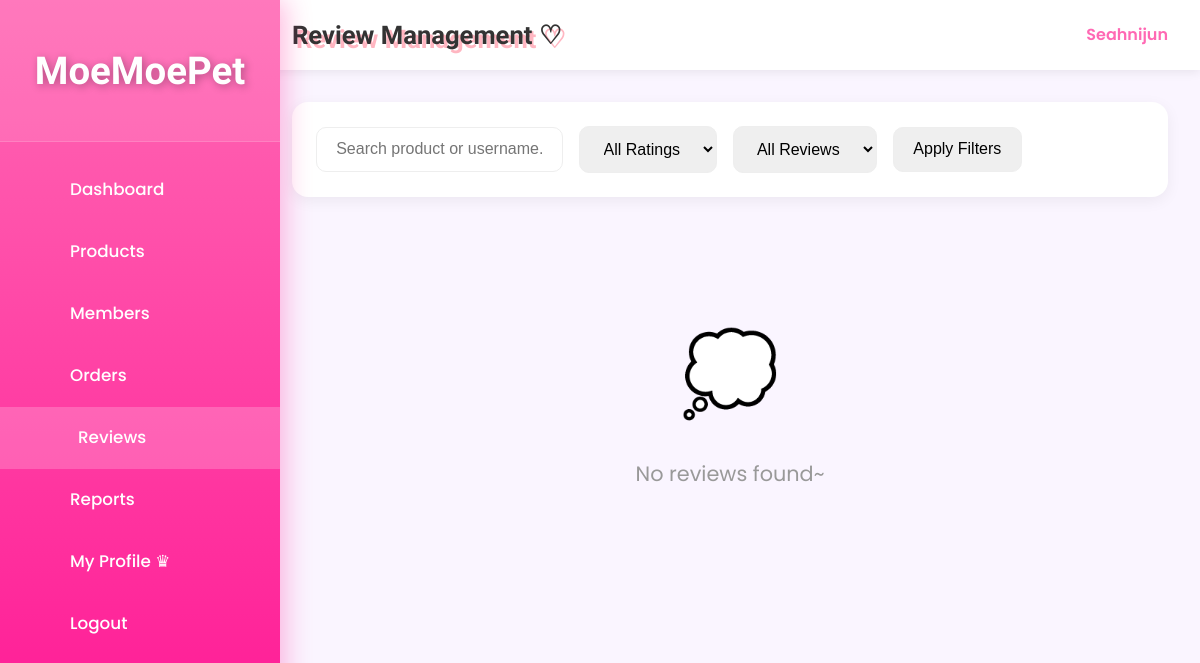
Page /admin/review_list.php (signed in) on the earlier database version.
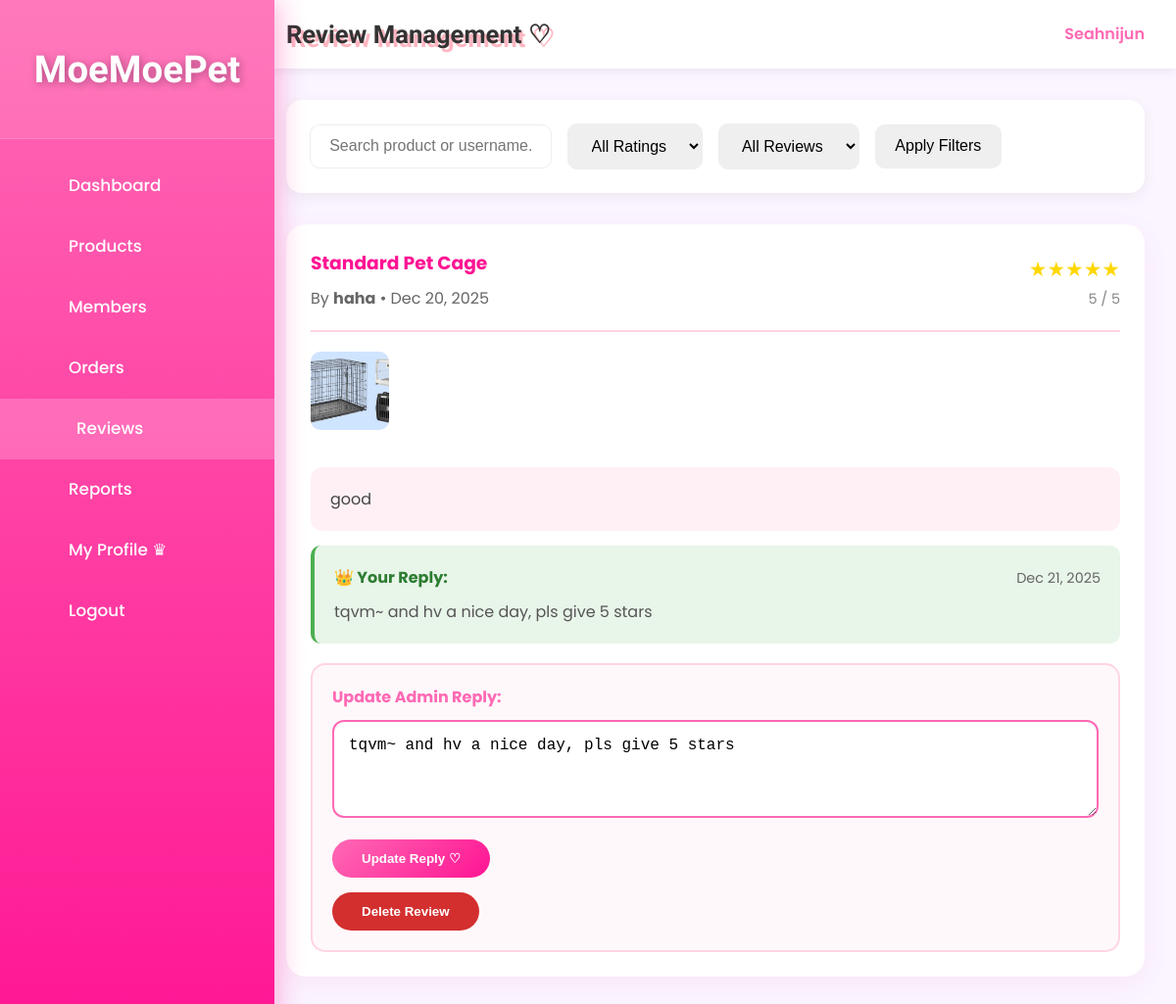
Same page on the later database version.
### tables this page shows
CREATE TABLE `product_reviews` (
  `review_id` int(11) NOT NULL,
  `product_id` int(11) NOT NULL,
  `user_id` int(11) NOT NULL,
  `order_id` int(11) NOT NULL,
  `rating` tinyint(1) NOT NULL CHECK (`rating` >= 1 and `rating` <= 5),
  `review_text` text DEFAULT NULL,
  `review_date` datetime NOT NULL DEFAULT current_timestamp(),
  `updated_at` datetime DEFAULT NULL ON UPDATE current_timestamp(),
  `is_verified_purchase` tinyint(1) DEFAULT 1,
  `admin_reply` text DEFAULT NULL,
  `admin_reply_date` datetime DEFAULT NULL
);

CREATE TABLE `product` (
  `product_id` int(11) NOT NULL,
  `product_code` varchar(20) NOT NULL,
  `product_name` varchar(200) NOT NULL,
  `description` text DEFAULT NULL,
  `price` decimal(10,2) NOT NULL,
  `stock_quantity` int(11) DEFAULT 0,
  `category_id` int(11) NOT NULL,
  `is_active` tinyint(1) DEFAULT 1,
  `created_at` datetime DEFAULT current_timestamp(),
  `updated_at` datetime DEFAULT current_timestamp() ON UPDATE current_timestamp(),
  `photo_name` varchar(255) NOT NULL,
  `average_rating` decimal(3,2) DEFAULT 0.00,
  `review_count` int(11) DEFAULT 0
);

CREATE TABLE `users` (
  `id` int(11) NOT NULL,
  `username` varchar(50) NOT NULL,
  `email` varchar(100) NOT NULL,
  `phone` varchar(20) NOT NULL,
  `home_address` varchar(255) NOT NULL,
  `password` varchar(255) NOT NULL,
  `reset_token` varchar(255) DEFAULT NULL,
  `reset_token_expiry` datetime DEFAULT NULL,
  `role` enum('member','admin') NOT NULL DEFAULT 'member',
  `created_at` datetime DEFAULT current_timestamp(),
  `profile_pic` varchar(255) DEFAULT NULL,
  `locked` tinyint(1) DEFAULT 0,
  `lock_reason` varchar(255) DEFAULT NULL,
  `locked_at` datetime DEFAULT NULL
);

### _base.php (called while the page is built, shortened)
<?php
function encode($value) {
    return htmlentities($value);
}
?>

### admin/review_list.php (the view, shortened to what this page needs)
<?php
require '../_base.php';
$page = max(1, (int)($_GET['page'] ?? 1));
$limit = 10;
$offset = ($page - 1) * $limit;
$filter_rating = $_GET['rating'] ?? 'all';
$filter_replied = $_GET['replied'] ?? 'all';
$search = trim($_GET['search'] ?? '');
$where = 'WHERE 1=1';
$params = [];
$sql = "
    SELECT r.*, p.product_name, p.photo_name, u.username
    FROM product_reviews r
    JOIN product p ON r.product_id = p.product_id
    JOIN users u ON r.user_id = u.id
    $where
    ORDER BY r.review_date DESC
    LIMIT $limit OFFSET $offset
";
$stmt = $_db->prepare($sql);
$stmt->execute($params);
$reviews = $stmt->fetchAll();
?>
<!DOCTYPE html>
<html lang="en">
<head>
    <link rel="stylesheet" href="/css/app.css">
</head>
<body>
<div class="admin-layout">
    <aside class="admin-sidebar">
        <div class="logo"><h2>MoeMoePet</h2></div>
        <ul>
            <li><a href="/admin.php"><i class="fas fa-tachometer-alt"></i> Dashboard</a></li>
            <li><a href="/admin/product_list.php"><i class="fas fa-box"></i> Products</a></li>
            <li><a href="/admin/member_list.php"><i class="fas fa-users"></i> Members</a></li>
            <li><a href="/admin/order_list.php"><i class="fas fa-shopping-cart"></i> Orders</a></li>
            <li><a href="/admin/review_list.php" class="active"><i class="fas fa-star"></i> Reviews</a></li>
            <li><a href="/admin/report.php"><i class="fas fa-chart-bar"></i> Reports</a></li>
            <li><a href="/admin/profile.php"><i class="fas fa-user-cog"></i> My Profile ♛</a></li>
            <li><a href="/logout.php"><i class="fas fa-sign-out-alt"></i> Logout</a></li>
        </ul>
    </aside>
    <main class="admin-main">
        <header class="admin-header">
            <h1>Review Management ♡</h1>
            <div class="admin-user">
                <span><?= encode($_SESSION['user']) ?></span>
            </div>
        </header>
        <div class="toolbar">
            <input type="text" name="search" placeholder="Search product or username..." value="<?= encode($search) ?>">
            <select name="rating">
                <option value="all" <?= $filter_rating === 'all' ? 'selected' : '' ?>>All Ratings</option>
            </select>
            <select name="replied">
                <option value="all" <?= $filter_replied === 'all' ? 'selected' : '' ?>>All Reviews</option>
            </select>
            <button onclick="applyFilters()">Apply Filters</button>
        </div>
        <div style="margin-top: 30px;">
            <?php if (empty($reviews)): ?>
                <div style="text-align: center; padding: 80px; color: #999;">
                    <div style="font-size: 5rem; margin-bottom: 20px;">💭</div>
                    <p style="font-size: 1.3rem;">No reviews found~</p>
                </div>
            <?php else: ?>
                <?php foreach ($reviews as $review): ?>
                <div class="review-card">
                    <div class="review-header">
                        <div>
                            <h3 style="color: #ff1493; margin: 0 0 8px 0;"><?= encode($review->product_name) ?></h3>
                            <p style="margin: 5px 0; color: #666;">
                                By <strong><?= encode($review->username) ?></strong> •
                                <?= date('M d, Y', strtotime($review->review_date)) ?>
                            </p>
                        </div>
                        <div style="text-align: right;">
                            <div class="stars">
                                <?php for ($i = 0; $i < $review->rating; $i++) echo '★'; ?>
                            </div>
                            <span style="color: #888; font-size: 0.9rem;">
                                <?= $review->rating ?> / 5
                            </span>
                        </div>
                    </div>
                    <?php if ($review->photo_name): ?>
                        <img src="/admin/uploads/products/<?= encode($review->photo_name) ?>"
                             style="width: 80px; height: 80px; object-fit: cover; border-radius: 10px; margin-bottom: 15px;">
                    <?php endif; ?>
                    <?php if ($review->review_text): ?>
                        <div style="background: #fff0f5; padding: 20px; border-radius: 12px; margin: 15px 0; line-height: 1.6;">
                            <?= nl2br(encode($review->review_text)) ?>
                        </div>
                    <?php else: ?>
                        <p style="color: #999; font-style: italic;">No review text provided</p>
                    <?php endif; ?>
                    <?php if ($review->admin_reply): ?>
                        <div class="admin-reply-box">
                            <div style="display: flex; justify-content: space-between; align-items: center; margin-bottom: 10px;">
                                <strong style="color: #2e7d32;">👑 Your Reply:</strong>
                                <span style="color: #666; font-size: 0.9rem;">
                                    <?= date('M d, Y', strtotime($review->admin_reply_date)) ?>
                                </span>
                            </div>
                            <p style="margin: 0; color: #555; line-height: 1.5;">
                                <?= nl2br(encode($review->admin_reply)) ?>
                            </p>
                        </div>
                    <?php endif; ?>
                    <div class="reply-form">
                        <form method="post">
                            <label style="display: block; font-weight: bold; color: #ff69b4; margin-bottom: 10px;">
                                <?= $review->admin_reply ? 'Update' : 'Add' ?> Admin Reply:
                            </label>
                            <textarea name="admin_reply" placeholder="Write your reply to this review... ♡"><?= encode($review->admin_reply ?? '') ?></textarea>
                            <div style="margin-top: 15px;">
                                <button type="submit"
                                    style="padding: 12px 30px; background: linear-gradient(135deg, #ff69b4, #ff1493); color: white; border: none; border-radius: 25px; font-weight: bold; cursor: pointer;">
                                <?= $review->admin_reply ? 'Update Reply' : 'Post Reply' ?> ♡
                                </button>
                            </div>
                        </form>
                        <form method="post" style="margin-top: 15px;"
                                onsubmit="return confirm('Delete this review permanently? This cannot be undone!');">
                            <button type="submit"
                                    style="padding: 12px 30px; background: #d32f2f; color: white; border: none; border-radius: 25px; font-weight: bold; cursor: pointer;">
                                Delete Review
                            </button>
                        </form>
                    </div>
                </div>
                <?php endforeach; ?>
            <?php endif; ?>
        </div>
    </main>
</div>
</body>
</html>

### admin/review_list.php (style rules this page uses)
.review-card { background: white; border-radius: 20px; padding: 25px; margin-bottom: 25px; box-shadow: 0 8px 25px rgba(255,105,180,0.1); }
.review-header { display: flex; justify-content: space-between; align-items: center; margin-bottom: 20px; padding-bottom: 15px; border-bottom: 2px solid #ffd4e4; }
.stars { color: #ffd700; font-size: 1.3rem; }
.reply-form { margin-top: 20px; padding: 20px; background: #fff8fb; border-radius: 15px; border: 2px solid #ffd4e4; }
.reply-form textarea { width: 100%; padding: 15px; border: 2px solid #ff69b4; border-radius: 12px; font-size: 1rem; resize: vertical; min-height: 100px; }
.admin-reply-box { margin-top: 15px; padding: 20px; background: #e8f5e9; border-left: 4px solid #4caf50; border-radius: 10px; }

Differences in the rows shown:
added product_reviews: product.product_name "Standard Pet Cage", user.username "haha", review_date "Dec 20, 2025", rating "5", product.photo_name (picture), review_text "good", admin_reply_date "Dec 21, 2025", admin_reply "tqvm~ and hv a nice day, pls give 5 stars", shows "Update", shows "Update Reply"
Other differences:
text no longer shown: "💭 No reviews found~"
